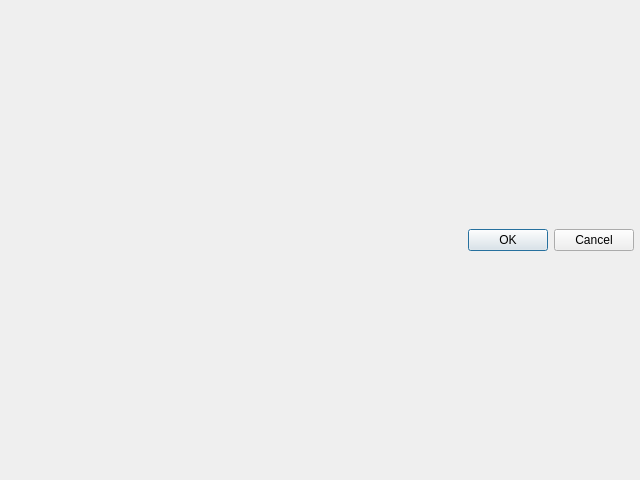
<?xml version="1.0" encoding="UTF-8"?>
<ui version="4.0">
 <class>EmptyDialog</class>
 <widget class="QDialog" name="EmptyDialog">
  <property name="geometry">
   <rect>
    <x>0</x>
    <y>0</y>
    <width>640</width>
    <height>480</height>
   </rect>
  </property>
  <property name="windowTitle">
   <string>CuteReport</string>
  </property>
  <property name="windowIcon">
   <iconset resource="../../apps/designerCore/designerCore.qrc">
    <normaloff>:/images/logo.png</normaloff>:/images/logo.png</iconset>
  </property>
  <layout class="QVBoxLayout" name="verticalLayout">
   <property name="spacing">
    <number>4</number>
   </property>
   <property name="leftMargin">
    <number>6</number>
   </property>
   <property name="topMargin">
    <number>6</number>
   </property>
   <property name="rightMargin">
    <number>6</number>
   </property>
   <property name="bottomMargin">
    <number>6</number>
   </property>
   <item>
    <layout class="QVBoxLayout" name="mainLayout"/>
   </item>
   <item>
    <widget class="QDialogButtonBox" name="buttonBox">
     <property name="focusPolicy">
      <enum>Qt::NoFocus</enum>
     </property>
     <property name="orientation">
      <enum>Qt::Horizontal</enum>
     </property>
     <property name="standardButtons">
      <set>QDialogButtonBox::Cancel|QDialogButtonBox::Ok</set>
     </property>
    </widget>
   </item>
  </layout>
 </widget>
 <tabstops>
  <tabstop>buttonBox</tabstop>
 </tabstops>
 <resources>
  <include location="../../apps/designerCore/designerCore.qrc"/>
 </resources>
 <connections>
  <connection>
   <sender>buttonBox</sender>
   <signal>accepted()</signal>
   <receiver>EmptyDialog</receiver>
   <slot>accept()</slot>
   <hints>
    <hint type="sourcelabel">
     <x>248</x>
     <y>254</y>
    </hint>
    <hint type="destinationlabel">
     <x>157</x>
     <y>274</y>
    </hint>
   </hints>
  </connection>
  <connection>
   <sender>buttonBox</sender>
   <signal>rejected()</signal>
   <receiver>EmptyDialog</receiver>
   <slot>reject()</slot>
   <hints>
    <hint type="sourcelabel">
     <x>316</x>
     <y>260</y>
    </hint>
    <hint type="destinationlabel">
     <x>286</x>
     <y>274</y>
    </hint>
   </hints>
  </connection>
 </connections>
</ui>
